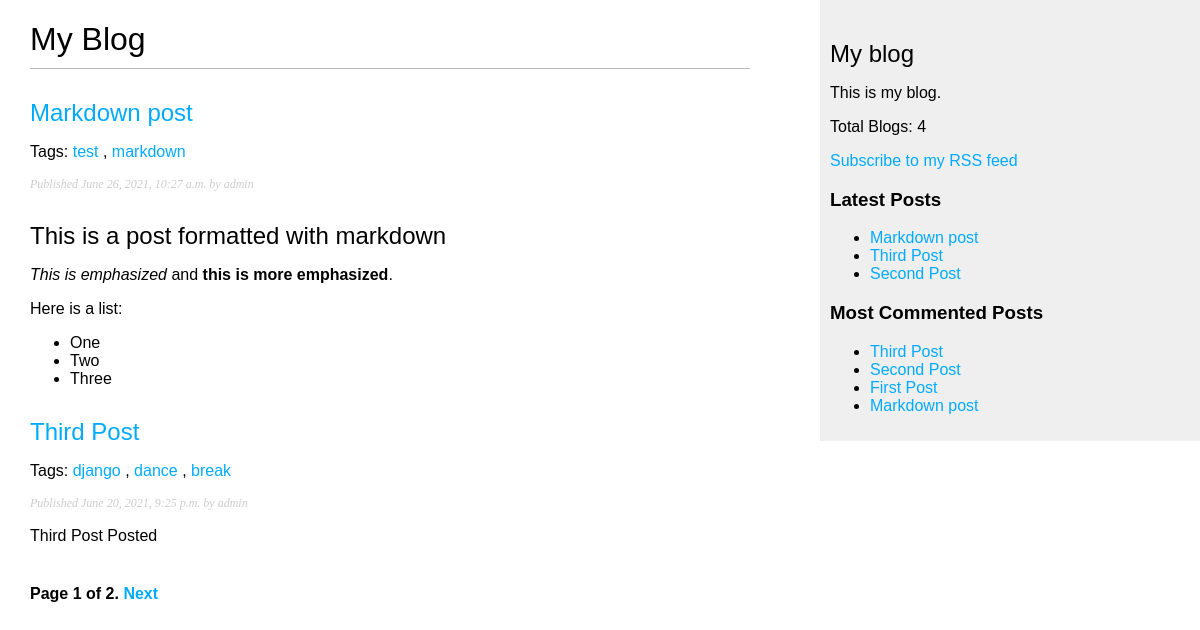
Screenshot of /blog/ with the database file from the repository.
### blog/models.py (models this page shows, shortened)
class Post(models.Model):
    STATUS_CHOICES = (
        ('draft', 'Draft'),
        ('published', 'Published'),
    )
    title = models.CharField(max_length=250)
    slug = models.SlugField(max_length=250, unique_for_date = 'publish')
    author = models.ForeignKey(User, on_delete=models.CASCADE, related_name='blog_posts')
    body = models.TextField()
    publish = models.DateTimeField(default=timezone.now)
    created = models.DateTimeField(auto_now_add=True)
    updated = models.DateTimeField(auto_now=True)
    status = models.CharField(max_length=10, choices=STATUS_CHOICES, default='draft')
    tags = TaggableManager()
    objects = models.Manager()
    published = PublishedManager()
    class Meta:
        ordering = ('-publish',)
    def get_absolute_url(self):
        return reverse('blog:post_detail', args=[self.publish.year, self.publish.month, self.publish.day, self.slug])

### blog/views.py (the view)
# urls.py: path('', views.post_list, name='post_list'),
def post_list(request, tag_slug = None):
    object_list = Post.published.all()
    tag = None
    if tag_slug:
        tag = get_object_or_404(Tag, slug=tag_slug)
        object_list = object_list.filter(tags__in=[tag])
    paginator = Paginator(object_list, 2) # 2 Posts per page
    page = request.GET.get('page')
    try:
        posts = paginator.page(page)
    except  PageNotAnInteger:
        posts = paginator.page(1)
    return render(request, 'blog/post/list.html', {'page': page, 'posts': posts, 'tag': tag})

### blog/models.py (called while the page is built)
    def get_queryset(self):
        return super().get_queryset().filter(status='published')

### blog/templatetags/blog_tags.py (called while the page is built)
@register.simple_tag
def total_posts():
    return Post.published.count()

@register.inclusion_tag('blog/post/latest_posts.html')
def show_latest_posts(count=5):
    latest_posts = Post.published.order_by('-publish')[:count]
    return {'latest_posts': latest_posts}

@register.simple_tag
def get_most_commented_posts(count=5):
    return Post.published.annotate(total_comments=Count('comments')).order_by('-total_comments')[:count]

@register.filter(name='markdown')
def markdown_format(text):
    return mark_safe(markdown.markdown(text))

### blog/templates/blog/post/list.html (shortened to what this page needs)
{% extends "blog/base.html" %}
{% load blog_tags %}
{% block content %}
<h1>My Blog</h1>
{% for post in posts %}
<h2>
    <a href="{{ post.get_absolute_url}}">{{post.title}}</a>
</h2>
<p class="tags">Tags: {% for tag in post.tags.all %}
    <a href="{% url 'blog:post_list_by_tag' tag.slug %}">{{tag.name}}</a>
    {% if not forloop.last %}, {% endif %}
    {% endfor %}
</p>
<p class="date">Published {{post.publish}} by {{post.author}}</p>
{{post.body|markdown|truncatewords_html:30}}
{% endfor %}
{% include "blog/pagination.html" with page=posts %}
{% endblock %}

### blog/templates/blog/base.html (shortened to what this page needs)
<!DOCTYPE html>
{% load blog_tags %}
{% load static %}
<html>
<head>
  <link href="{% static 'css/blog.css' %}" rel="stylesheet" />
</head>
<body>
  <div id="content">{% block content %} {% endblock %}</div>
  <div id="sidebar">
    <h2>My blog</h2>
    <p>This is my blog.</p>
    <p>Total Blogs: {% total_posts %}</p>
    <p>
      <a href="{% url "blog:post_feed" %}">Subscribe to my RSS feed</a>
    </p>
    <h3>Latest Posts</h3>
    {% show_latest_posts 3 %}
    <h3>Most Commented Posts</h3>
    {% get_most_commented_posts as most_commented_posts %}
    <ul>
      {% for post in most_commented_posts %}
      <li>
        <a href="{{post.get_absolute_url}}">{{post.title}}</a>
      </li>
      {% endfor %}
    </ul>
  </div>
</body>
</html>

### blog/templates/blog/post/latest_posts.html
<ul>
    {% for post in latest_posts %}
    <li>
        <a href="{{post.get_absolute_url}}">{{post.title}}</a>
    </li>
    {% endfor %}
</ul>

### blog/static/css/blog.css (style rules this page uses)
body { margin: 0; padding: 0; font-family: helvetica, sans-serif; }
a { color: #00abff; text-decoration: none; }
h1 { font-weight: normal; border-bottom: 1px solid #bbb; padding: 0 0 10px 0; }
h2 { font-weight: normal; margin: 30px 0 0; }
#content { float: left; width: 60%; padding: 0 0 0 30px; }
#sidebar { float: right; width: 30%; padding: 10px; background: #efefef; height: 100%; }
p.date { color: #ccc; font-family: georgia, serif; font-size: 12px; font-style: italic; }

### rows the page displays
Post: title "Markdown post", publish "June 26, 2021, 10:27 a.m.", author "admin", body "This is a post formatted with markdown This is emphasized and this is more emphasized . Here is a list: One Two Three"
Tag: name "test"
Tag: name "markdown"
Post: title "Third Post", publish "June 20, 2021, 9:25 p.m.", author "admin", body "Third Post Posted"
Tag: name "django"
Tag: name "dance"
Tag: name "break"
Post: title "Second Post"
Post: title "First Post"

### other values shown
{{ page.number }} "1"
{{ page.paginator.num_pages }} "2"
